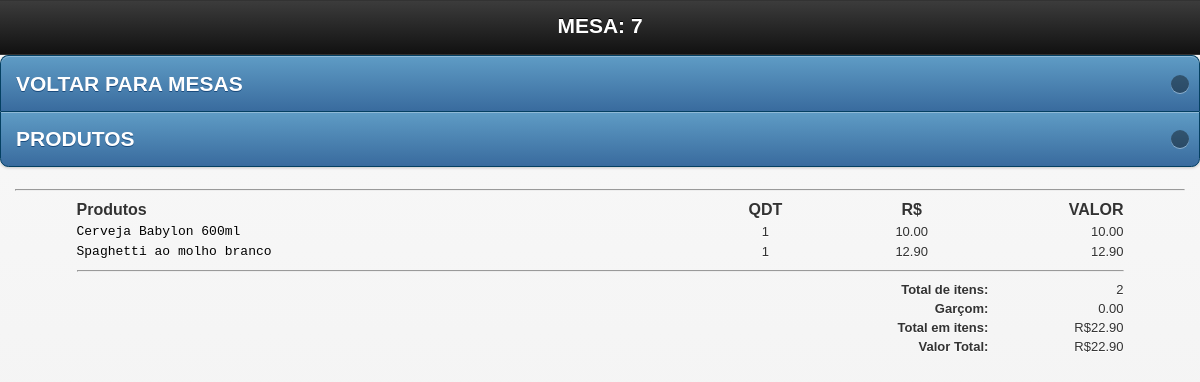
/mobile/vermesa.php?id_mesa=7 (signed in), run on an earlier commit of the app's database.
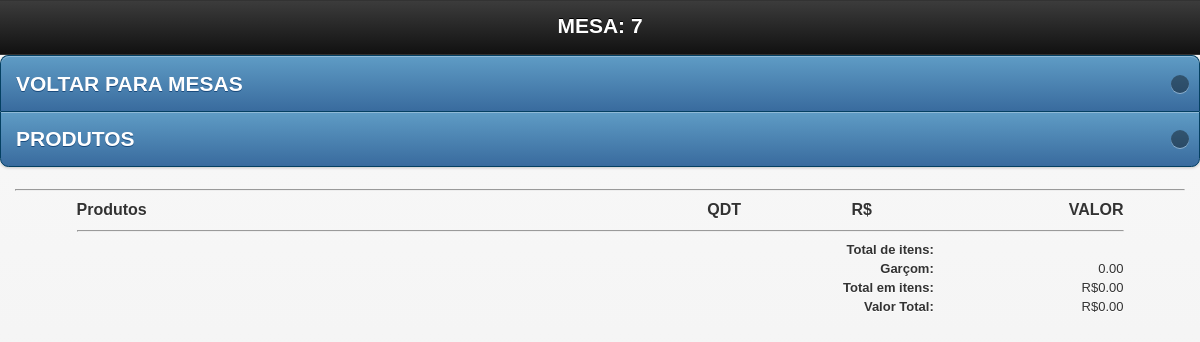
And on a later commit of the database.
### tables this page shows
CREATE TABLE `tbl_carrinho` (
  `id` int(11) NOT NULL AUTO_INCREMENT,
  `cod` int(11) NOT NULL,
  `nome` varchar(150) NOT NULL,
  `preco` varchar(10) NOT NULL,
  `qtd` int(11) NOT NULL,
  `comanda` int(200) NOT NULL,
  `data` date NOT NULL,
  `time` time NOT NULL,
  `id_mesa` int(30) NOT NULL,
  `situacao` int(2) NOT NULL,
  `idGarcon` varchar(200) NOT NULL,
  `status` int(1) NOT NULL,
  `destino` int(1) NOT NULL,
  `entregue` int(1) NOT NULL,
  `feito` int(1) NOT NULL,
  PRIMARY KEY (`id`)
);

CREATE TABLE `config` (
  `id_conf` int(30) NOT NULL,
  `empresa` varchar(200) NOT NULL,
  `telefone` varchar(30) NOT NULL,
  `pgarcon` int(10) NOT NULL,
  `ativo` int(2) NOT NULL
);

### mobile/vermesa.php (the view, shortened to what this page needs)
<!doctype html>
<html class="no-js ui-mobile-rendering" lang="pt">
<head>
      <link rel="stylesheet" href="css/jquery.mobile-1.3.1.min.css" />
      <link rel="stylesheet" href="../css/css.css"/>
</head>
<body>
<div id="categories" data-role="page" data-title="Categories">
      <div data-role="header">
            <h1>MESA: <?php echo $_GET['id_mesa']; ?></h1>
      </div>
             <ul data-role="listview" data-inset="true" data-theme="b">
            <li><a href="mesas.php">VOLTAR PARA MESAS</a></li>
            <li><a href="javascript:window.history.go(-1)">PRODUTOS</a></li>
            </ul>
      <div data-role="content">
      <hr/>
      <div id="mesas2">
<table width="100%">
    <tr style="font-size:16px;">
	  <td width="56%" style="font-size:16px;"><strong>Produtos</strong></td>
	  <td width="12%" align="center"style="font-size:16px;"><strong>QDT</strong></td>
	  <td width="14%" align="center"style="font-size:16px;"><strong>R$</strong></td>
	  <td align="right" style="font-size:16px;"><strong>VALOR</strong></td>
	  </tr>
	<?php
	$mesa = $_GET['id_mesa'];
	$carrinho = mysql_query("SELECT *, SUM(qtd) AS qt,SUM(preco) AS pr FROM tbl_carrinho WHERE id_mesa = '$mesa' AND situacao ='1' GROUP BY cod") or die(mysql_error());
	$contar = mysql_num_rows($carrinho);
	if($contar == 0){
		echo "";
	}else{
		while($res = mysql_fetch_array($carrinho)){
			$nome  			= $res['nome'];
			$preco       	= $res['pr'];
			$unitario		= $res['preco'];
			$qtd		 	= $res['qt'];
			$id_mesa		= $res['id_mesa'];
			$itens			+=$qtd;
			$total += $preco;
	?>
	<tr class="fontcomanda">
    <td align="left" class="btn">
      <a href="cozinha.php?id_mesa=<?php echo $id_mesa ?>&nome=<?php echo $nome; ?>"  title="Imprimir" onclick="Cozinha(this.href,'nomeJanela','350','600','yes');return false" class="fontcomanda"><?php echo $nome; ?></a></td>
    <td align="center" ><?php echo $qtd; ?> </td>
    <td align="center" ><?php echo $unitario ?></td>
    <td width="12%" align="right"><?php echo number_format($preco, 2); ?></td>
    </tr>
     <?php
		}
	}
	?>
     <tr class="fontcomanda">
       <td colspan="4" align="right" class="btn"><hr/></td>
     </tr>
     <tr class="fontcomanda">
	  <td colspan="3" align="right" class="btn"><strong>Total de itens:</strong></td>
	  <td align="right"><?php echo $itens ?></td>
    </tr>
     <tr class="fontcomanda">
       <td colspan="3" align="right" class="btn"><strong>Garçom: </strong></td>
       <td align="right">
         <?php
			$g = mysql_query("SELECT * FROM config") or die(mysql_error());
			$w = mysql_fetch_array($g);
			$ativo = $w['ativo'];
			$percentual = $w['pgarcon'];
			if($ativo == 1){
			$porcento_garcon = $percentual;
			}else{
			$porcento_garcon = 0;
			}
				$pgarcon = $total * $porcento_garcon / 100;
				$somatotal = $total + $pgarcon;
			?> <?php echo number_format($pgarcon, 2, '.', '.'); ?>
       </td>
     </tr>
     <tr class="fontcomanda">
       <td colspan="3" align="right" class="btn"><strong>Total em itens: </strong></td>
       <td align="right">R$<?php echo number_format($total, 2, '.', '.'); ?></td>
     </tr>
     <tr class="fontcomanda">
       <td colspan="3" align="right" class="btn"><strong>Valor Total: </strong></td>
       <td align="right">R$<?php echo number_format($somatotal, 2, '.', '.'); ?></td>
     </tr>
    </table>
</div>
</body>
</html>

What changed in the data, as far as the page shows it:
removed tbl_carrinho: nome "Cerveja Babylon 600ml", qtd "1", preco "10.00"
removed tbl_carrinho: nome "Spaghetti ao molho branco", qtd "1", preco "12.90"
computed for config: pgarcon "22.90" → "0.00"
Also different on the page:
$total: "22.90" → "0.00"
$itens: "2" → (not shown)
